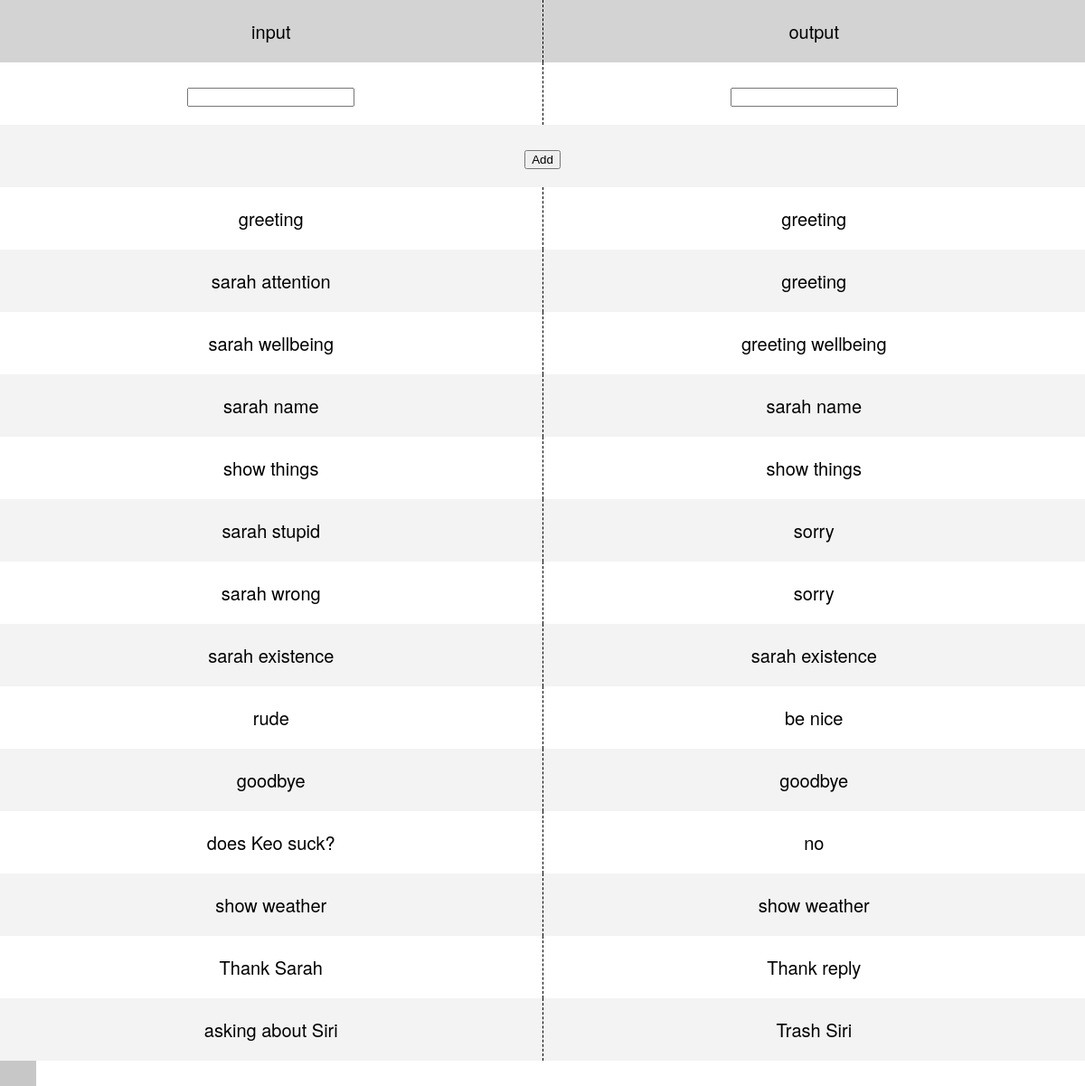
/GUI/site/index.php, run on an earlier commit of the app's database.
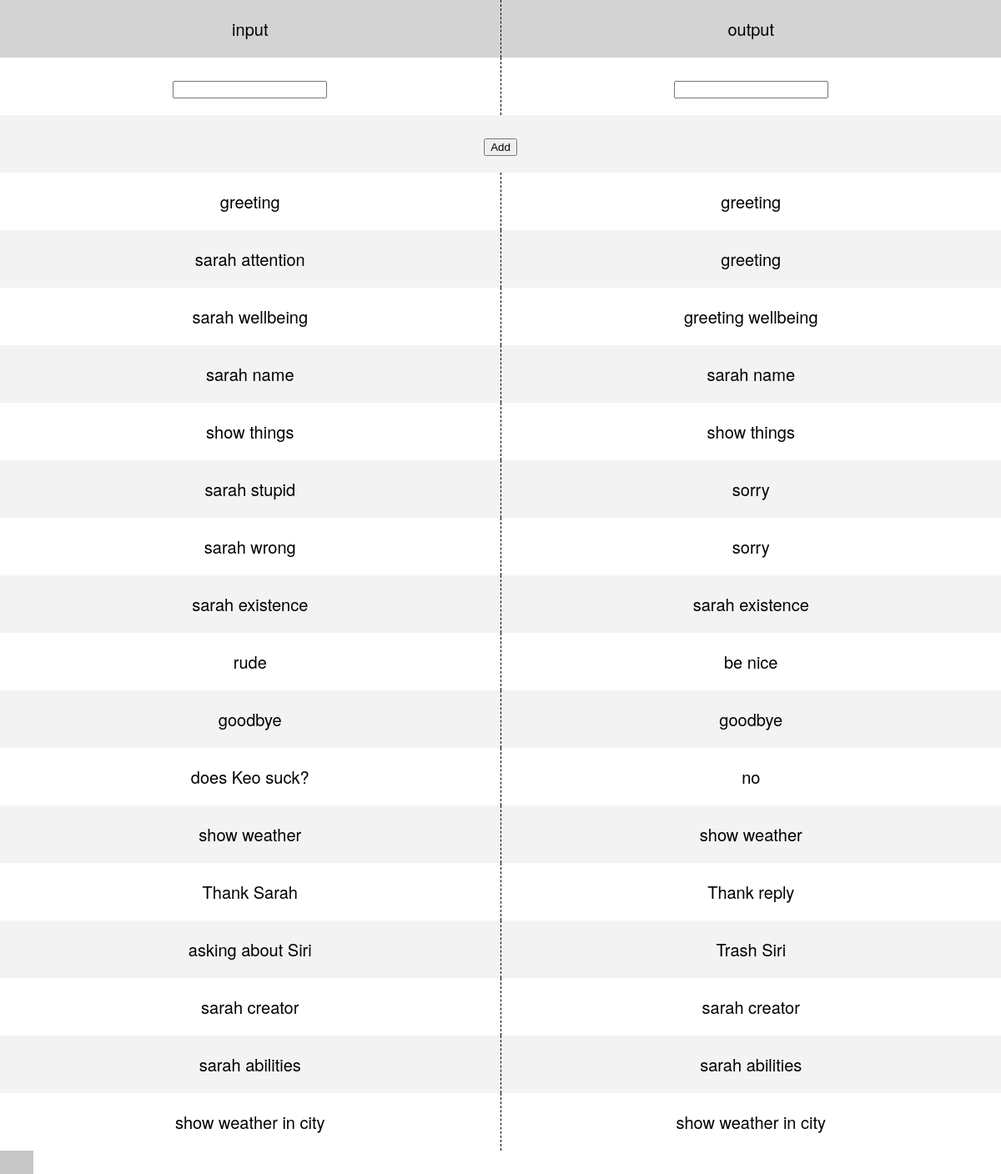
And on a later commit of the database.
### tables this page shows
CREATE TABLE `immediateResponse` (
  `id` int(10) UNSIGNED NOT NULL,
  `created_at` datetime NOT NULL,
  `updated_at` timestamp NOT NULL DEFAULT CURRENT_TIMESTAMP ON UPDATE CURRENT_TIMESTAMP,
  `input` varchar(255) NOT NULL,
  `output` varchar(255) NOT NULL
);

### GUI/site/index.php (the view, shortened to what this page needs)
<?php
	global $dbk;
	$query = $dbk->prepare("SELECT * FROM immediateResponse");
	$query->execute();
	$pairs = $query->fetchAll();
	$query = $dbk->prepare("SELECT * FROM inputAlias");
	$query->execute();
	$inputAlias = $query->fetchAll();
?>
<!DOCTYPE HTML>
<html lang="en">
<head>
<link rel="stylesheet" href="//cdn.rawgit.com/necolas/normalize.css/master/normalize.css">
<link rel="stylesheet" href="//cdn.rawgit.com/milligram/milligram/master/dist/milligram.min.css">
<link rel="stylesheet" type="text/css" href="assets/css/main.css">
</head>
<body>
		<div id="input-alias">
			<h1>Input</h1>
			<a href="" class="close">__close</a>
			<ul>
				<?php
					foreach($inputAlias as $inputAlias) {
						echo "<li data-input='{$inputAlias["input"]}'>{$inputAlias['alias']}</li>";
					}
				?>
			</ul>
		</div>
		<table id="direct-response">
			<tr>
				<th>input</th>
				<th>output</th>
			</tr>
			<tr>
				<td><input type="text" id="inputAdd"></td>
				<td><input type="text" id="outputAdd"></td>
			</tr>
			<tr>
				<td colspan="2"><button id="directResponseAddBtn">Add</button></td>
			</tr>
		<?php
			foreach($pairs as $pair) {
				echo "<tr>";
					echo "<td><a href='' class='input'>{$pair['input']}</a></td>";
					echo "<td><a href='' class='output'>{$pair['output']}</a></td>";
				echo "</tr>";
			}
		?>
		</table>
</body>
</html>

### GUI/site/assets/css/main.css (style rules this page uses)
html,body,div,span,applet,object,iframe,h1,h2,h3,h4,h5,h6,p,blockquote,pre,a,abbr,acronym,address,big,cite,code,del,dfn,em,img,ins,kbd,q,s,samp,small,strike,strong,sub,sup,tt,var,b,u,i,center,dl,dt,dd,ol,ul,li,fieldset,form,label,legend,table,caption,tbody,tfoot,thead,tr,th,td,article,aside,canvas,details,embed,figure,figcaption,footer,header,hgroup,menu,nav,output,ruby,section,summary,time,mark,audio,video { margin:0;padding:0;border:0;font-size:100%;font:inherit;vertical-align:baseline }
body { line-height:1 }
ol,ul { list-style:none }
table { border-collapse:collapse;border-spacing:0 }
a { text-decoration:none;color:pink }
html { font-size:62.5%;min-width:320px;overflow-x:hidden }
h1 { font-size:20px;font-size:2rem }
body { font-family:"Helvetica Neue",Helvetica,Arial,sans-serif;text-size-adjust:none;-webkit-text-size-adjust:none;line-height:normal }
table#direct-response { width:100%;float:left;text-align:center;font-size:20px;position:relative;left:0;transition:all .4s }
table#direct-response tr { background:#f3f3f3 }
table#direct-response tr:nth-child(even) { background:#ffffff }
table#direct-response tr:first-child { background:#d3d3d3 }
table#direct-response td,table#direct-response th { padding:20px;text-align:center;border-right:1px black dashed }
table#direct-response td a,table#direct-response th a { color:black }
table#direct-response td:last-child,table#direct-response th:last-child { border-right:0;padding-right:20px }
table#direct-response td:first-child,table#direct-response th:first-child { padding-left:20px }
#input-alias,#output-alias { width:50%;float:left;position:fixed;transition:all .4s;padding:20px;background:#c7c7c7;height:100%;overflow:auto }
#input-alias h1,#output-alias h1 { font-size:30px;margin-bottom:20px }
#input-alias ul li,#output-alias ul li { font-size:16px;margin-bottom:15px }
#input-alias .close,#output-alias .close { position:absolute;top:20px;right:20px;color:white }
#input-alias { left:-50% }

What changed in the data, as far as the page shows it:
added immediateresponse: input "sarah creator", output "sarah creator"
added immediateresponse: input "sarah abilities", output "sarah abilities"
added immediateresponse: input "show weather in city", output "show weather in city"
